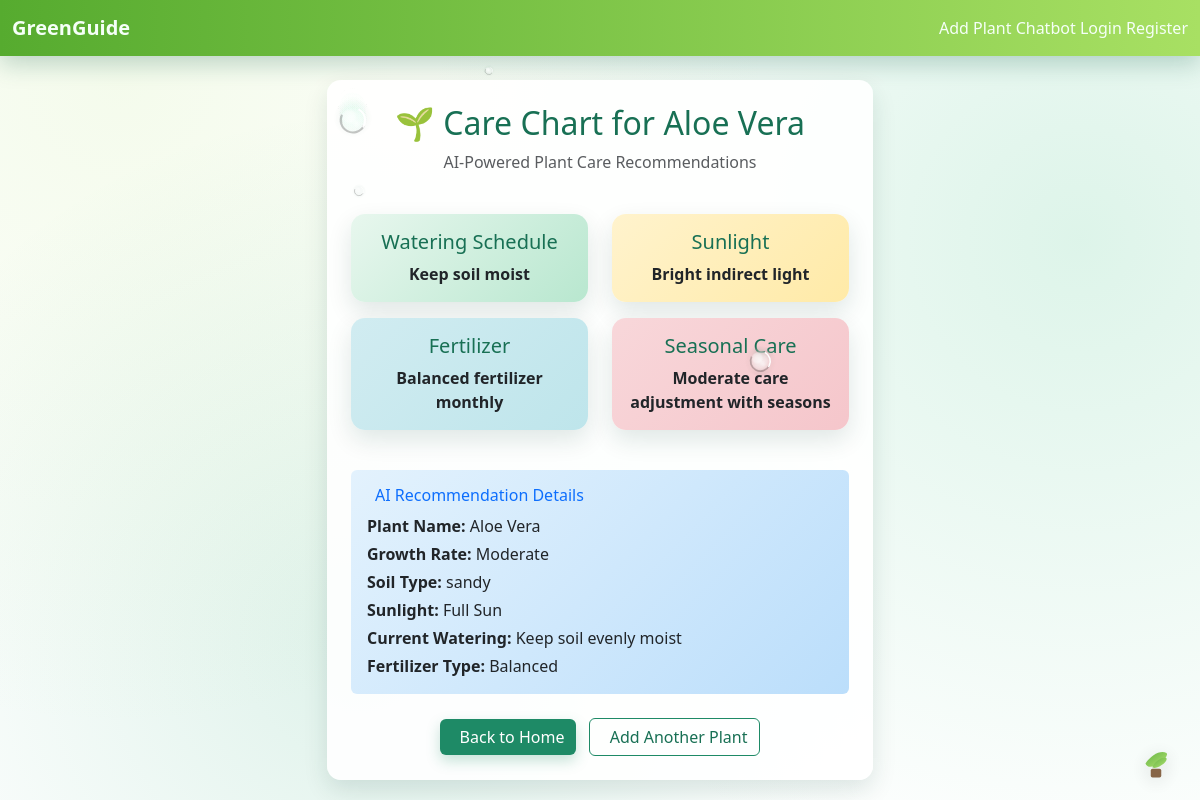
The app's page /care/3/ with its own data.
### core/models.py (models this page shows, shortened)
class Plant(models.Model):
    GROWTH_CHOICES = [
        ('slow', 'Slow'),
        ('moderate', 'Moderate'),
        ('fast', 'Fast'),
    ]
    FERTILIZER_CHOICES = [
        ('balanced', 'Balanced'),
        ('organic', 'Organic'),
        ('low-nitrogen', 'Low-nitrogen'),
        ('acidic', 'Acidic'),
        ('no', 'No fertilizer'),
    ]
    name = models.CharField(max_length=100)
    growth = models.CharField(max_length=20, choices=GROWTH_CHOICES, default='moderate')
    soil_type = models.CharField(max_length=100)
    sunlight = models.CharField(max_length=50)
    watering_frequency = models.CharField(max_length=100)  # Changed to text-based
    fertilizer_type = models.CharField(max_length=20, choices=FERTILIZER_CHOICES, default='balanced')

class CareRecommendation(models.Model):
    plant = models.ForeignKey(Plant, on_delete=models.CASCADE)
    watering_schedule = models.CharField(max_length=100)
    sunlight_amount = models.CharField(max_length=100)
    fertilizer_usage = models.CharField(max_length=100)
    seasonal_care = models.CharField(max_length=200)

### core/views.py (the view)
# urls.py: path('care/<int:plant_id>/', views.care_chart, name='care_chart'),
def care_chart(request, plant_id):
    plant = get_object_or_404(Plant, id=plant_id)
    rec = CareRecommendation.objects.filter(plant=plant).last()
    context = {
        'plant': plant,
        'rec': rec,
        'model_info': {
            'available': MODEL_LOADED,
            'type': model_type if MODEL_LOADED else 'None',
            'accuracy': f"{model_accuracy:.1%}" if MODEL_LOADED else 'N/A'
        }
    }
    return render(request, 'core/care_chart.html', context)

### core/templates/core/care_chart.html (shortened to what this page needs)
{% extends 'core/base.html' %}
{% block content %}
<div class="row justify-content-center">
    <div class="col-md-8 col-lg-6">
        <div class="card stat-card p-4">
            <div class="text-center mb-4">
                <h2 class="text-green mb-2">🌱 Care Chart for {{ plant.name }}</h2>
                <p class="text-muted">AI-Powered Plant Care Recommendations</p>
            </div>
            <div class="row">
                <div class="col-md-6 mb-3">
                    <div class="card h-100 border-0" style="background: linear-gradient(135deg, #e8f7ee, #b8e7cf);">
                        <div class="card-body text-center">
                            <h5 class="card-title text-green">Watering Schedule</h5>
                            <p class="card-text fw-bold">{{ rec.watering_schedule }}</p>
                        </div>
                    </div>
                </div>
                <div class="col-md-6 mb-3">
                    <div class="card h-100 border-0" style="background: linear-gradient(135deg, #fff3cd, #ffeaa7);">
                        <div class="card-body text-center">
                            <h5 class="card-title text-green">Sunlight</h5>
                            <p class="card-text fw-bold">{{ rec.sunlight_amount }}</p>
                        </div>
                    </div>
                </div>
                <div class="col-md-6 mb-3">
                    <div class="card h-100 border-0" style="background: linear-gradient(135deg, #d1ecf1, #bee5eb);">
                        <div class="card-body text-center">
                            <h5 class="card-title text-green">Fertilizer</h5>
                            <p class="card-text fw-bold">{{ rec.fertilizer_usage }}</p>
                        </div>
                    </div>
                </div>
                <div class="col-md-6 mb-3">
                    <div class="card h-100 border-0" style="background: linear-gradient(135deg, #f8d7da, #f5c6cb);">
                        <div class="card-body text-center">
                            <h5 class="card-title text-green">Seasonal Care</h5>
                            <p class="card-text fw-bold">{{ rec.seasonal_care }}</p>
                        </div>
                    </div>
                </div>
            </div>
            <div class="mt-4 p-3 rounded" style="background: linear-gradient(135deg, #e3f2fd, #bbdefb);">
                <h6 class="text-primary mb-2">AI Recommendation Details</h6>
                <p class="mb-1"><strong>Plant Name:</strong> {{ plant.name }}</p>
                <p class="mb-1"><strong>Growth Rate:</strong> {{ plant.get_growth_display }}</p>
                <p class="mb-1"><strong>Soil Type:</strong> {{ plant.soil_type }}</p>
                <p class="mb-1"><strong>Sunlight:</strong> {{ plant.sunlight }}</p>
                <p class="mb-1"><strong>Current Watering:</strong> {{ plant.watering_frequency }}</p>
                <p class="mb-0"><strong>Fertilizer Type:</strong> {{ plant.get_fertilizer_type_display }}</p>
            </div>
            <div class="text-center mt-4">
                <a href="{% url 'home' %}" class="btn btn-green me-2">
                    Back to Home
                </a>
                <a href="{% url 'plant_form' %}" class="btn btn-outline-green">
                    Add Another Plant
                </a>
            </div>
        </div>
    </div>
</div>
{% endblock %}

### core/templates/core/base.html (shortened to what this page needs)
<!DOCTYPE html>
<html lang="en">
<head>
    <link rel="stylesheet" href="https://cdn.jsdelivr.net/npm/bootstrap@5.3.0/dist/css/bootstrap.min.css">
</head>
<body>
    <nav class="navbar navbar-expand-lg">
        <div class="container-fluid">
            <a class="navbar-brand fw-bold" href="{% url 'home' %}">GreenGuide</a>
            <div>
                <a class="nav-link d-inline" href="{% url 'plant_form' %}">Add Plant</a>
                <a class="nav-link d-inline" href="{% url 'chatbot' %}">Chatbot</a>
                {% if user.is_authenticated %}
                    {% if user.is_staff %}
                        <a class="nav-link d-inline" href="{% url 'admin_dashboard' %}">Dashboard</a>
                    {% endif %}
                    <a class="nav-link d-inline" href="{% url 'logout' %}">Logout</a>
                {% else %}
                    <a class="nav-link d-inline" href="{% url 'login' %}">Login</a>
                    <a class="nav-link d-inline" href="{% url 'register' %}">Register</a>
                {% endif %}
            </div>
        </div>
    </nav>
    <div class="container mt-4">
        {% block content %}{% endblock %}
    </div>
</body>
</html>

### core/templates/core/base.html (style rules this page uses)
:root { --green-900: #0b3d2e; --green-800: #115e46; --green-700: #187054; --green-600: #1e8a66; --green-500: #24a773; --green-400: #44c387; --green-300: #7dd3ae; --green-200: #b8e7cf; --green-100: #e8f7ee; --leaf-1: #a8e063; --leaf-2: #56ab2f; --accent: #ffd166; --glass-blur: 3px; --glass-tint: rgba(60, 120, 90, 0.08); }
body { position: relative; min-height: 100vh; background: linear-gradient(135deg, var(--green-100), var(--green-200)) fixed; background-image: radial-gradient(circle at 10% 10%, rgba(168,224,99,0.12) 0, transparent 50%), radial-gradient(circle at 90% 30%, rgba(68,195,135,0.18) 0, transparent 55%), radial-gradient(circle at 30% 80%, rgba(36,167,115,0.15) 0, transparent 50%); color: #0f2e24; overflow-x: hidden; }
body::before { content: ""; position: fixed; inset: 0; background-image: url('https://images.unsplash.com/photo-1501004318641-b39e6451bec6?q=80&w=1920&auto=format&fit=crop'); background-size: cover; background-position: center; background-repeat: no-repeat; opacity: 0.28; filter: saturate(1.2) contrast(1.05); z-index: -3; }
.navbar { background: linear-gradient(90deg, var(--leaf-2), var(--leaf-1)); box-shadow: 0 8px 24px rgba(17, 94, 70, 0.25); }
.navbar .navbar-brand, .navbar .nav-link { color: #f5fff8 !important; }
.card { border: none; border-radius: 14px; box-shadow: 0 10px 24px rgba(11, 61, 46, 0.12); }
.card .card-title { color: var(--green-800); }
.btn-green { background: var(--green-600); color: #fff; border: 0; box-shadow: 0 6px 14px rgba(30,138,102,0.25); }
.btn-outline-green { border-color: var(--green-600); color: var(--green-700); }
.text-green { color: var(--green-700) !important; }
.stat-card { background: rgba(255,255,255,0.9); }
.plant-badge { position: fixed; right: 16px; bottom: 12px; width: 56px; height: 56px; z-index: 900; opacity: 0.9; filter: drop-shadow(0 4px 10px rgba(0,0,0,0.15)); pointer-events: none; }

### records on screen
Plant: name "Aloe Vera", growth "Moderate", soil_type "sandy", sunlight "Full Sun", watering_frequency "Keep soil evenly moist", fertilizer_type "Balanced"
CareRecommendation: watering_schedule "Keep soil moist", sunlight_amount "Bright indirect light", fertilizer_usage "Balanced fertilizer monthly", seasonal_care "Moderate care adjustment with seasons"
